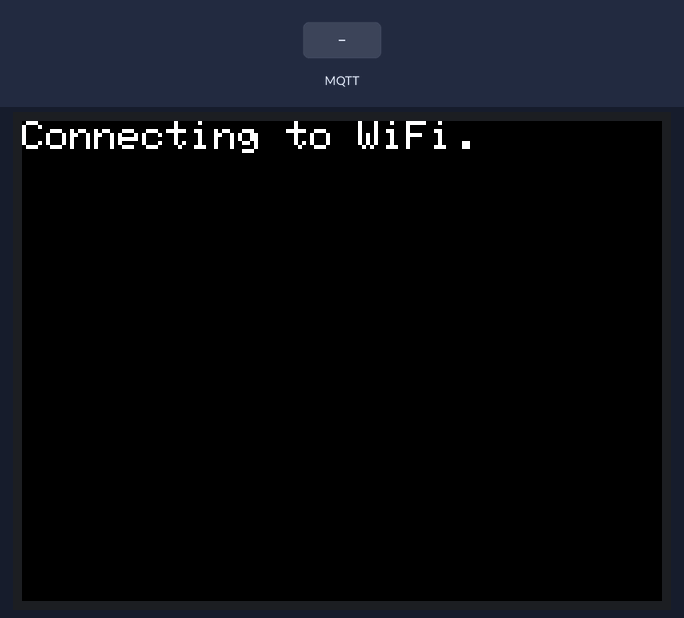
Bench run of a sketch on a simulated ESP32. On the bench: 320×240 colour display. Inputs (shaded band) come from the test bench. WiFi joins after 1.5 s; servers stay silent unless stated; the local clock reads 2024-03-15 10:24:30 at power-on unless the sketch sets it; no MQTT or app messages arrive unless stated.

Above: at 0.7 s.
At 2.8 s:
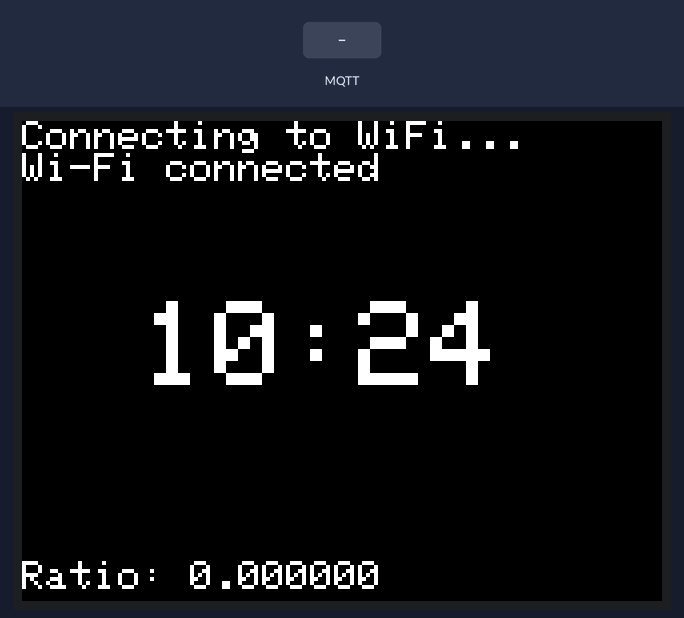
2.9 s: MQTT message "5" arrives on the first subscribed topic
5.2 s: MQTT message "90" arrives on the first subscribed topic
At 6.9 s:
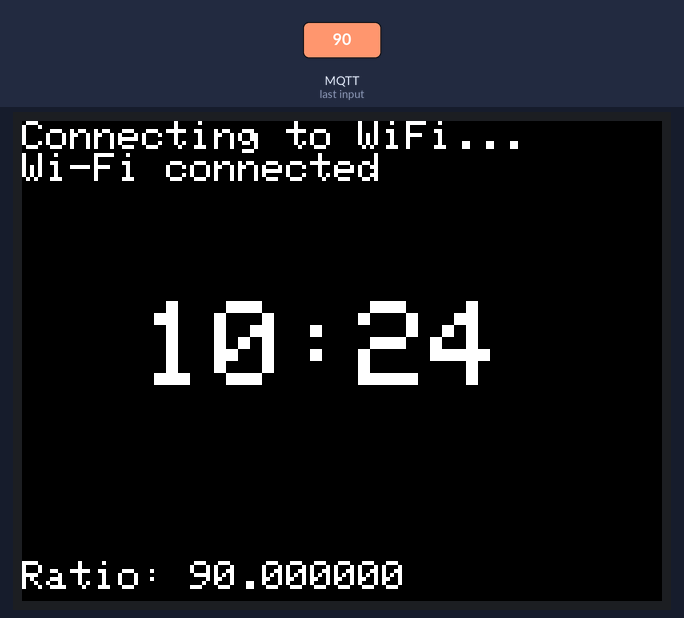
Timing chart, 0 to 8.4 s (numbered marks = the images above; inputs shaded):
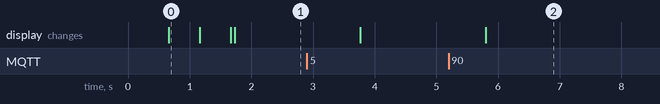

Measured:
- after the input at 5.2 s, the display: changes after 0.60 s (image 2)

The sketch:

DigitalClock.ino
```cpp
#include <M5Core2.h>
#include <WiFi.h>
#include <time.h>
#include <PubSubClient.h>

// Wi-Fi設定
const char* ssid = "";
const char* password = "";

// MQTT設定
const char* mqtt_server = "";
const int mqtt_port = 1883;
const char* mqtt_topic = "/screen";

// NTP設定
const char* ntpServer = "pool.ntp.org";
const long  gmtOffset_sec = 32400;  // 日本時間 (UTC+9)
const int   daylightOffset_sec = 0;

WiFiClient espClient;
PubSubClient client(espClient);

float ratio = 0.0;


void setup() {
  M5.begin();
  M5.Lcd.setTextColor(TFT_WHITE, TFT_BLACK);

  // Wi-Fi接続
  M5.Lcd.setTextSize(2);
  M5.Lcd.setCursor(0, 0);
  M5.Lcd.print("Connecting to WiFi");
  WiFi.begin(ssid, password);
  while (WiFi.status() != WL_CONNECTED) {
    delay(500);
    M5.Lcd.print(".");
  }
  M5.Lcd.println("\nWi-Fi connected");

  // 時刻設定
  configTime(gmtOffset_sec, daylightOffset_sec, ntpServer);

  // MQTT設定
  client.setServer(mqtt_server, mqtt_port);
  client.setCallback(callback);
}

void loop() {
  if (!client.connected()) {
    reconnect();
  }
  client.loop();

  displayTime();

  M5.Lcd.setTextSize(2);
  M5.Lcd.setCursor(0, 220);
  M5.Lcd.printf("Ratio: %.6f", ratio);

  float voltage = map(ratio * 100, 0.0, 10.0,  3300.0, 2500.0);
  M5.Axp.SetLcdVoltage(voltage);

  delay(1000);
}

void displayTime() {
  struct tm timeinfo;
  if(!getLocalTime(&timeinfo)){
    M5.Lcd.println("Failed to obtain time");
    return;
  }

  char timeString[6];
  strftime(timeString, sizeof(timeString), "%H:%M", &timeinfo);

  M5.Lcd.setTextSize(6);
  M5.Lcd.setCursor(60, 90);
  M5.Lcd.print(timeString);
}

void callback(char* topic, byte* payload, unsigned int length) {
  String message;
  for (int i = 0; i < length; i++) {
    message += (char)payload[i];
  }
  ratio = message.toFloat();
}

void reconnect() {
  while (!client.connected()) {
    if (client.connect("M5StackClient")) {
      client.subscribe(mqtt_topic);
    } else {
      delay(5000);
    }
  }
}
```
